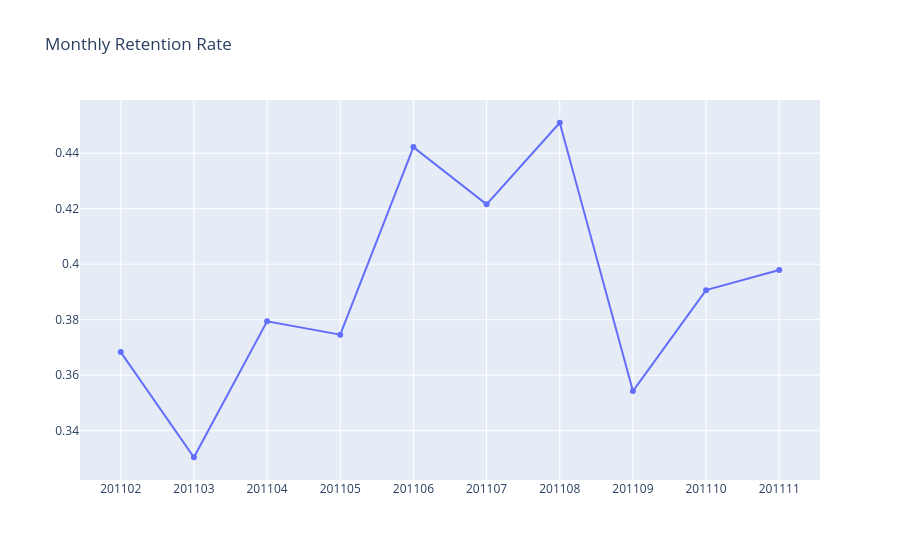

Notebook cell for this chart:
### Code cell
plot_data = [
    go.Scatter(
        x=df_retention.query("InvoiceYearMonth<201112")['InvoiceYearMonth'],
        y=df_retention.query("InvoiceYearMonth<201112")['RetentionRate'],
        name="organic"
    )
    
]

plot_layout = go.Layout(
        xaxis={"type": "category"},
        title='Monthly Retention Rate'
    )
fig = go.Figure(data=plot_data, layout=plot_layout)
fig.show()

### Figure 1 — Plotly figure (JSON) as saved in the notebook; plotly's stock layout.template omitted (floating-point values rounded to 4 significant figures)
{"data": [{"name": "organic", "type": "scatter", "x": [201102, 201103, 201104, 201105, 201106, 201107, 201108, 201109, 201110, 201111], "y": [0.3683, 0.3304, 0.3794, 0.3746, 0.4422, 0.4216, 0.451, 0.3543, 0.3907, 0.3979]}], "layout": {"title": {"text": "Monthly Retention Rate"}, "xaxis": {"type": "category"}}}
